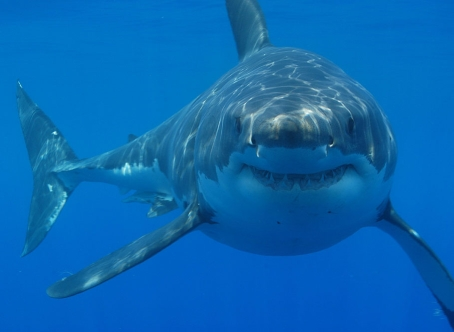
%> input picture IF69D_Slides_10_arquivos/shark1.jpg, 454 x 332 px
$ octave color_19_imsegkemeans.m   (GNU Octave 9; MATLAB toolbox functions it lacks are replaced by stand-ins)
%> lines starting %> are read from the running program, lines starting %| are printed output that depends on the picture
% color_19_imsegkmeans [script]

clc, clear, close all

rgb = imread('shark1.jpg');
%> rgb is the input picture: size 332x454x3 uint8; mean R, G, B 9, 103.7, 178.6

figure, imshow(rgb), title('rgb');

K = 8;

% K-means no RGB
labels = imsegkmeans(rgb,K);
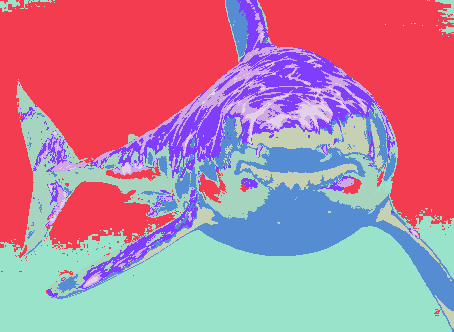
%> labels: size 332x454 uint8; 8 distinct labels, from 1 to 8; one colour per label, 0 black
labeled_image = labeloverlay(rgb,labels);
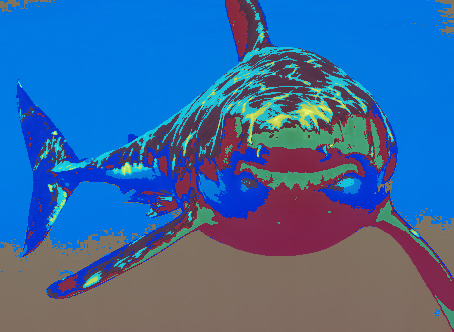
%> labeled_image: size 332x454x3 uint8; mean R, G, B 59, 104.2, 157.8
figure, imshow(labeled_image), title('K-means no RGB');

% Agora testando K-means no L*a*b*
lab = rgb2lab(rgb);
%> lab: size 332x454x3 double; mean of channels 1, 2, 3 43, 5, -46.2
lab = im2single(lab); % se entrada é double, imsegkmeans requer im2single
%> lab: size 332x454x3 single; mean of channels 1, 2, 3 43.1, 5, -46.2
labels = imsegkmeans(lab,K);
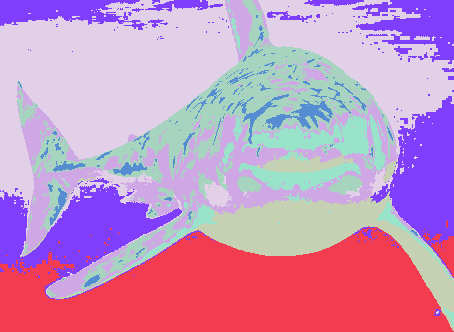
%> labels: size 332x454 uint8; 8 distinct labels, from 1 to 8; one colour per label, 0 black
labeled_image = labeloverlay(rgb,labels);
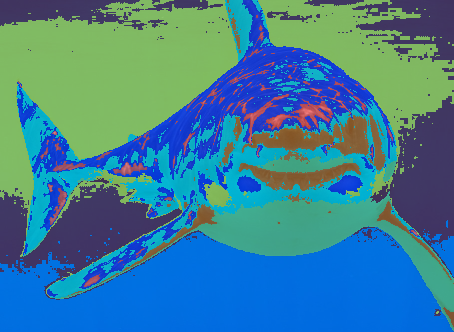
%> labeled_image: size 332x454x3 uint8; mean R, G, B 61.8, 126.6, 150.2
figure, imshow(labeled_image), title('K-means no L*a*b*');

% Agora testando K-means só no croma (canais a* e b*) do L*a*b*
ab = lab(:,:,2:3);
labels = imsegkmeans(ab,K);
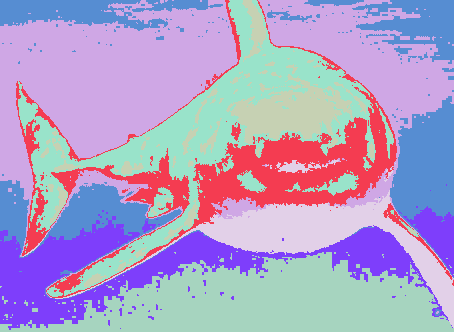
%> labels: size 332x454 uint8; 8 distinct labels, from 1 to 8; one colour per label, 0 black
labeled_image = labeloverlay(rgb,labels);
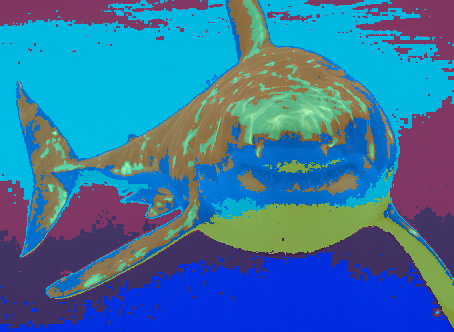
%> labeled_image: size 332x454x3 uint8; mean R, G, B 56.1, 115.6, 158.5
figure, imshow(labeled_image), title('K-means no a*b*');
